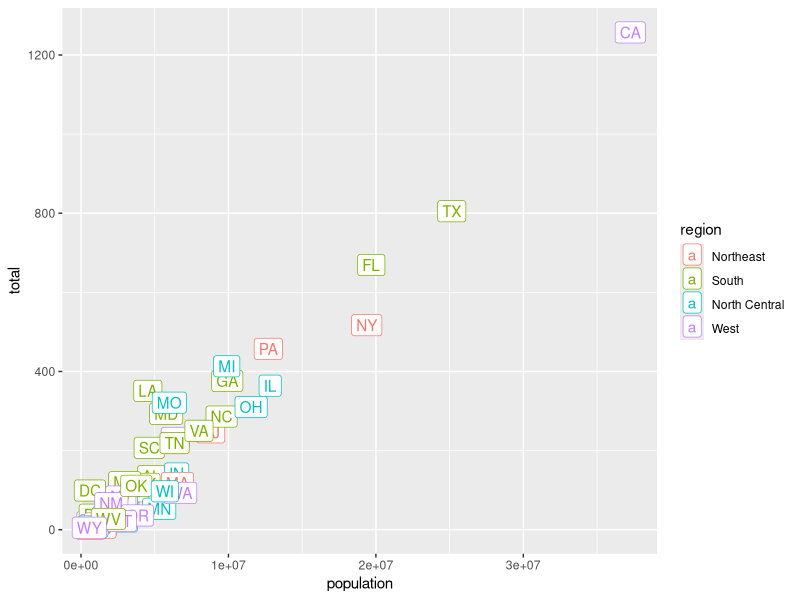
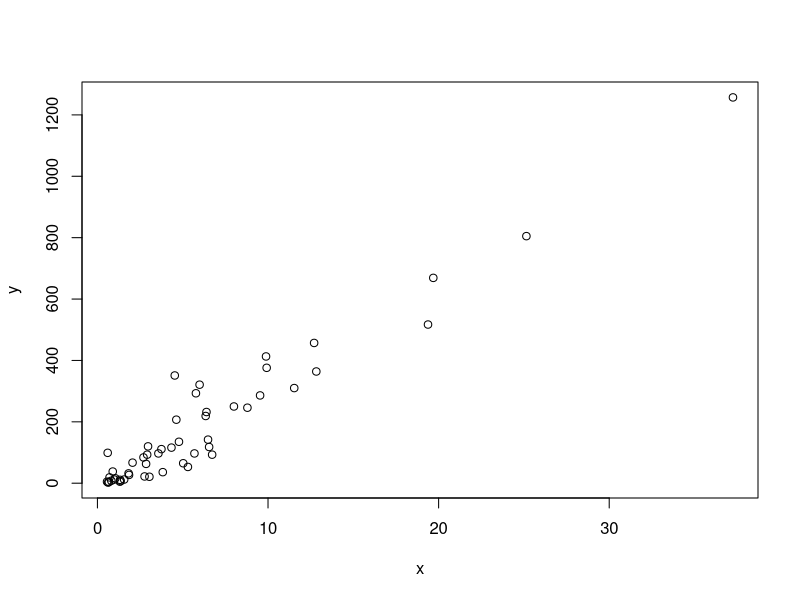
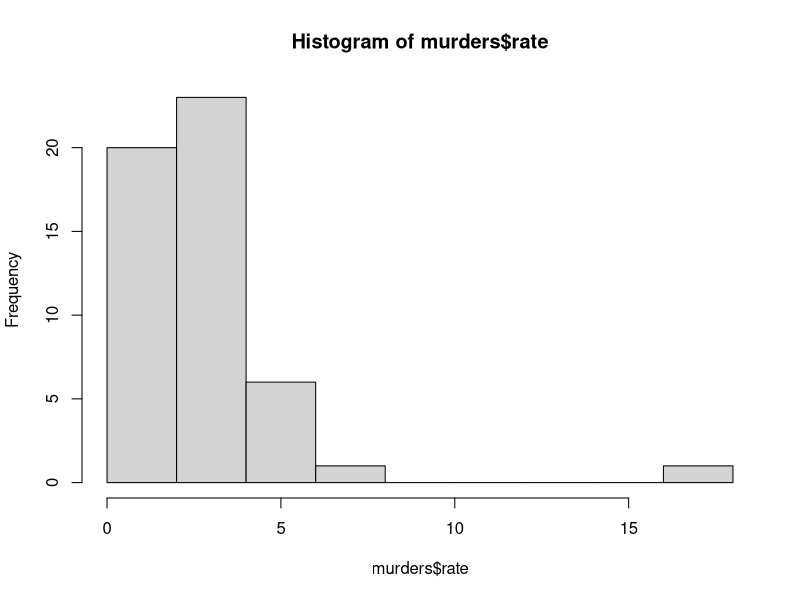
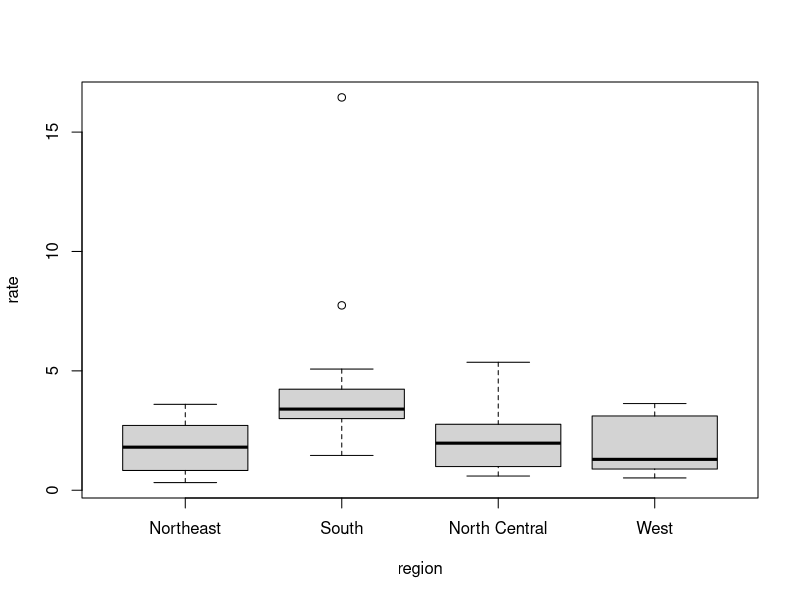
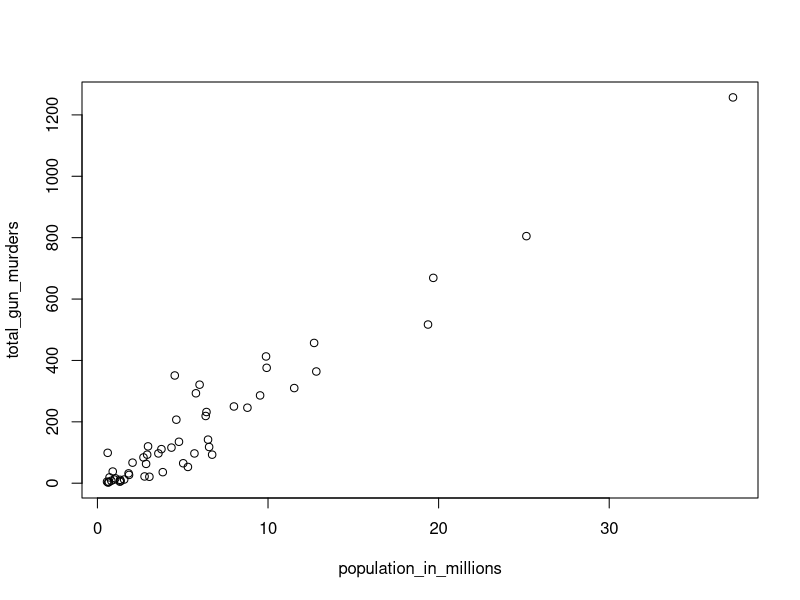
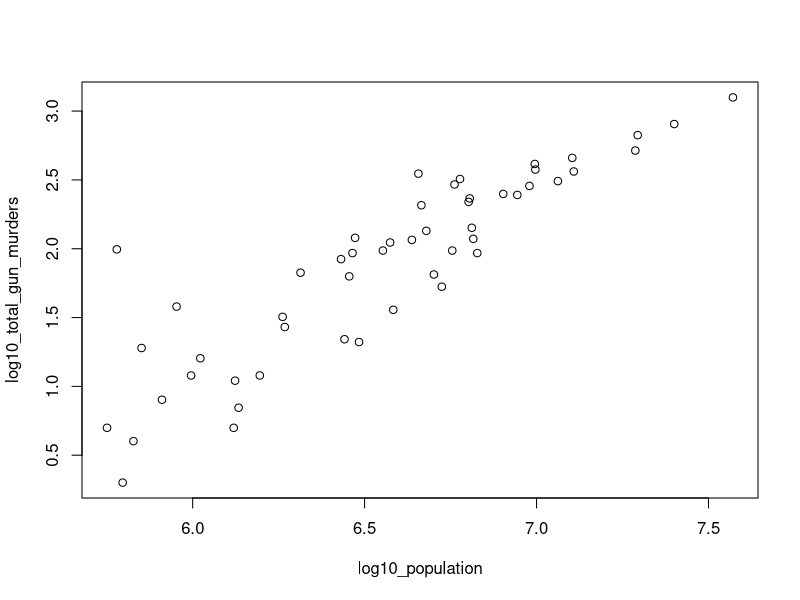
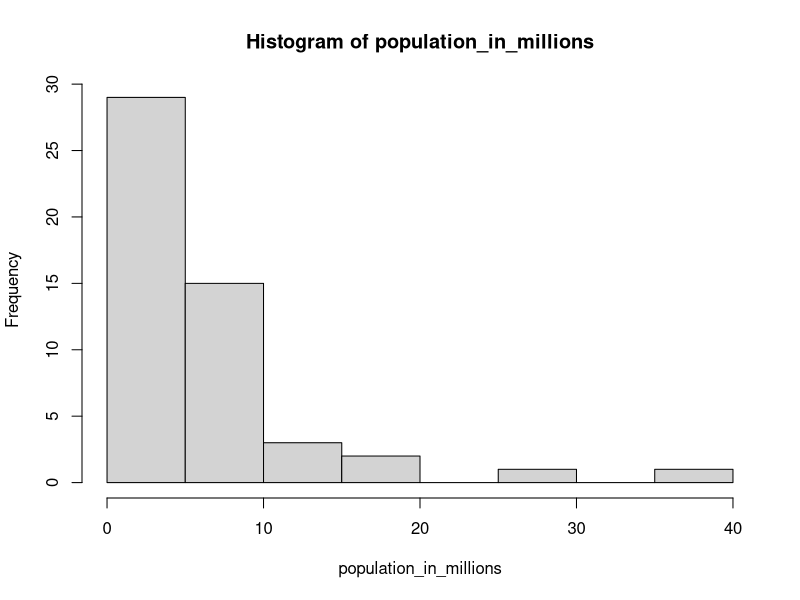
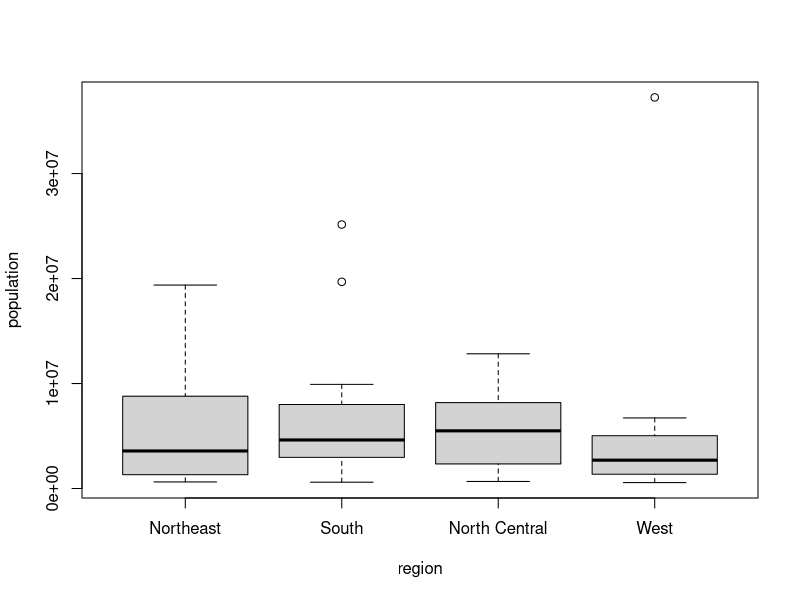

Generate these figures, in order, with R:
# installing the dslabs package
install.packages("dslabs")
# loading the dslabs package into the R session
library(dslabs)
install.packages("dslabs")  # to install a single package
install.packages("tidyverse", "dslabs") # to install two packages at the same time
installed.packages() # to see the list of all installed packages
library(tidyverse)
library(dslabs)
data(murders)

murders %>%
  ggplot(aes(population, total, label=abb, color=region)) +
  geom_label()

# assigning values to variables
a <-1
b <-1
c <--1

# solving the quadratic equation
(-b + sqrt(b^2 - 4*a*c))/(2*a)
(-b - sqrt(b^2 - 4*a*c))/(2*a)

# loading the dslabs package and the murders dataset
library(dslabs)
data(murders)

# determining that the murders dataset is of the "data frame" class
class(murders)
# finding out more about the structure of the object
str(murders)
# showing the first 6 lines of the dataset
head(murders)

# using the accessor operator to obtain the population column
murders$population
# displaying the variable names in the murders dataset
names(murders)
# determining how many entries are in a vector
pop <- murders$population
length(pop)
# vectors can be of class numeric and character
class(pop)
class(murders$state)

# logical vectors are either TRUE or FALSE
z <- 3 == 2
z
class(z)

# factors are another type of class
class(murders$region)
# obtaining the levels of a factor
levels(murders$region)

# SECTION 2
# We may create vectors of class numeric or character with the concatenate function
codes <- c(380, 124, 818)
country <- c("italy", "canada", "egypt")

# We can also name the elements of a numeric vector
# Note that the two lines of code below have the same result
codes <- c(italy = 380, canada = 124, egypt = 818)
codes <- c("italy" = 380, "canada" = 124, "egypt" = 818)

# We can also name the elements of a numeric vector using the names() function
codes <- c(380, 124, 818)
country <- c("italy","canada","egypt")
names(codes) <- country

# We can create sequences using seq
# seq(Start, End, Increment)
# integers increment by one has a short hand
seq(1,10)
seq(1, 10, 2)
1:10

# Using square brackets is useful for subsetting to access specific elements of a vector
codes[2]
codes[c(1,3)]
codes[1:2]

# If the entries of a vector are named, they may be accessed by referring to their name
codes["canada"]
codes[c("egypt","italy")]

# R coerced the data into characters. It guessed that because you put a character 
# string in the vector, you meant the 1 and 3 to actually be character strings, "1" and "3".
x <- c(1, "canada", 3)

#Sorting
library(dslabs)
data(murders)
sort(murders$total)

x <- c(31, 4, 15, 92, 65)
x
sort(x)    # puts elements in order

index <- order(x)    # returns index that will put x in order
x[index]    # rearranging by this index puts elements in order
order(x)

murders$state[1:10]
murders$abb[1:10]

index <- order(murders$total)
murders$abb[index]    # order abbreviations by total murders

max(murders$total)    # highest number of total murders
i_max <- which.max(murders$total)    # index with highest number of murders
murders$state[i_max]    # state name with highest number of total murders

x <- c(31, 4, 15, 92, 65)
x
rank(x)    # returns ranks (smallest to largest)

# Define a variable states to be the state names from the murders data frame
states <- murders$state

# Define a variable ranks to determine the population size ranks 
ranks <- rank(murders$population)

# Define a variable ind to store the indexes needed to order the population values
ind <- order(murders$population)

# Create a data frame my_df with the state name and its rank and ordered from least populous to most 
my_df <- data.frame(States = states[ind], ranks = ranks[ind])

# Using new dataset 
library(dslabs)
data(na_example)

# Checking the structure 
str(na_example)

# Find out the mean of the entire dataset 
mean(na_example)

# Use is.na to create a logical index ind that tells which entries are NA
is.na(na_example)

# Determine how many NA ind has using the sum function
sum(is.na(na_example))

# Note what we can do with the ! operator
x <- c(1, 2, 3)
ind <- c(FALSE, TRUE, FALSE)
x[!ind]

# Create the ind vector
library(dslabs)
data(na_example)
ind <- is.na(na_example)

# We saw that this gives an NA
mean(na_example)

# Compute the average, for entries of na_example that are not NA 
mean(na_example[!ind])

# The name of the state with the maximum population is found by doing the following
murders$state[which.max(murders$population)]

# how to obtain the murder rate
murder_rate <- murders$total / murders$population * 100000

# ordering the states by murder rate, in decreasing order
murders$state[order(murder_rate, decreasing=TRUE)]

# Assign city names to `city` 
city <- c("Beijing", "Lagos", "Paris", "Rio de Janeiro", "San Juan", "Toronto")

# Store temperature values in `temp`
temp <- c(35, 88, 42, 84, 81, 30)

# Convert temperature into Celsius and overwrite the original values of 'temp' with these Celsius values
temp <- 5/9 * (temp - 32)

# Create a data frame `city_temps` 
city_temps <- data.frame(City = city, Temperature = temp)

# Define an object `x` with the numbers 1 through 100
x <- 1:100
# Compute the sum 
sum(1/x^2)

# Load the data
library(dslabs)
data(murders)

# Store the per 100,000 murder rate for each state in murder_rate
murder_rate <- murders$total / murders$population * 100000

# Calculate the average murder rate in the US 
mean(murder_rate)

# defining murder rate as before
murder_rate <- murders$total / murders$population * 100000
# creating a logical vector that specifies if the murder rate in that state is less than or equal to 0.71
index <- murder_rate <= 0.71
# determining which states have murder rates less than or equal to 0.71
murders$state[index]
# calculating how many states have a murder rate less than or equal to 0.71
sum(index)

# creating the two logical vectors representing our conditions
west <- murders$region == "West"
safe <- murder_rate <= 1
# defining an index and identifying states with both conditions true
index <- safe & west
murders$state[index]

x <- c(FALSE, TRUE, FALSE, TRUE, TRUE, FALSE)
which(x)    # returns indices that are TRUE

# to determine the murder rate in Massachusetts we may do the following
index <- which(murders$state == "Massachusetts")
index
murder_rate[index]

# to obtain the indices and subsequent murder rates of New York, Florida, Texas, we do:
index <- match(c("New York", "Florida", "Texas"), murders$state)
index
murders$state[index]
murder_rate[index]

x <- c("a", "b", "c", "d", "e")
y <- c("a", "d", "f")
y %in% x

# to see if Boston, Dakota, and Washington are states
c("Boston", "Dakota", "Washington") %in% murders$state

# Store the murder rate per 100,000 for each state, in `murder_rate`
murder_rate <- murders$total / murders$population * 100000
# Store the `murder_rate < 1` in `low` 
low <- murder_rate < 1
# Get the indices of entries that are below 1
which(low)
# Names of states with murder rates lower than 1
murders$state[low]
# Create a vector ind for states in the Northeast and with murder rates lower than 1. 
ind <- murders$region == "Northeast" & low
# Names of states in `ind` 
murders$state[ind]
# Compute the average murder rate using `mean` and store it in object named `avg`
avg <- mean(murder_rate)
# How many states have murder rates below avg ? Check using sum 
sum(murder_rate<avg)
# Store the 3 abbreviations in a vector called `abbs` (remember that they are character vectors and need quotes)
abbs <- c("AK", "MI", "IA")
# Match the abbs to the murders$abb and store in ind
ind <- match(abbs,murders$abb)
# Print state names from ind
murders$state[ind]
# Store the 5 abbreviations in `abbs`. (remember that they are character vectors)
abbs <- c("MA", "ME", "MI", "MO", "MU")
# Use the %in% command to check if the entries of abbs are abbreviations in the the murders data frame
abbs%in%murders$abb
# Use the `which` command and `!` operator to find out which index abbreviations are not actually part of the dataset and store in `ind`
ind <- which(!(abbs%in%murders$abb))
# Names of abbreviations in `ind`
abbs[ind]

# Section 3.2 Data Wrangling
# installing and loading the dplyr package
install.packages("dplyr")
library(dplyr)
# adding a column with mutate
library(dslabs)
data("murders")
murders <- mutate(murders, rate = total / population * 100000)
# subsetting with filter
filter(murders, rate <= 0.71)
# selecting columns with select
new_table <- select(murders, state, region, rate)
# using the pipe
murders %>% select(state, region, rate) %>% filter(rate <= 0.71)
# creating a data frame with stringAsFactors = FALSE
grades <- data.frame(names = c("John", "Juan", "Jean", "Yao"), 
                     exam_1 = c(95, 80, 90, 85), 
                     exam_2 = c(90, 85, 85, 90),
                     stringsAsFactors = FALSE)
# Loading data
library(dslabs)
data(murders)
# Loading dplyr
library(dplyr)
# Redefine murders so that it includes a column named rate with the per 100,000 murder rates
murders <- mutate(murders, rate = total / population * 100000)
# Note that if you want ranks from highest to lowest you can take the negative and then compute the ranks 
x <- c(88, 100, 83, 92, 94)
rank(-x)
# Defining rate
rate <-  murders$total/ murders$population * 100000
# Redefine murders to include a column named rank
# with the ranks of rate from highest to lowest
murders <- mutate(murders, rank = rank(-rate))
# Use select to only show state names and abbreviations from murders
select(murders,state,abb)
# Filter to show the top 5 states with the highest murder rates
filter(murders, rank <= 5)
# Use filter to create a new data frame no_south
no_south <- filter(murders, region != "South")
# Use nrow() to calculate the number of rows
nrow(no_south)
# Create a new data frame called murders_nw with only the states from the northeast and the west
murders_nw <- filter(murders, region %in% c("Northeast", "West"))
# Number of states (rows) in this category 
nrow(murders_nw)
# Create a table, call it my_states, that satisfies both the conditions 
my_states <- filter(murders, region %in% c("Northeast", "West") & rate < 1)
# Use select to show only the state name, the murder rate and the rank
select(my_states, state, rate, rank)
# show the result and only include the state, rate, and rank columns, all in one line, in that order
murders  %>% filter(region %in% c("Northeast", "West") & rate < 1) %>% select(state,rate,rank)
# Create new data frame called my_states (with specifications in the instructions)
my_states <- murders %>% mutate(rate =  total / population * 100000, rank = rank(-rate)) %>% filter(region %in% c("Northeast", "West") & rate < 1) %>% select(state,rate,rank)

#section 3.3 basic plots
library(dplyr)
library(dslabs)
data("murders")
# a simple scatterplot of total murders versus population
x <- murders$population /10^6
y <- murders$total
plot(x, y)
# a histogram of murder rates
murders <- mutate(murders, rate = total / population * 100000)
hist(murders$rate)
# boxplots of murder rates by region
boxplot(rate~region, data = murders)
# Load the datasets and define some variables
library(dslabs)
data(murders)
population_in_millions <- murders$population/10^6
total_gun_murders <- murders$total
plot(population_in_millions, total_gun_murders)
# Transform population (not population in millions) using the log10 transformation and save to object log10_population
log10_population <- log10(murders$population)
# Transform total gun murders using log10 transformation and save to object log10_total_gun_murders
log10_total_gun_murders <- log10(murders$total)
# Create a scatterplot with the log scale transformed population and murders 
plot(log10_population, log10_total_gun_murders)
# Create a histogram of this variable
hist(population_in_millions)
# Create a boxplot of state populations by region for the murders dataset
boxplot(population~region, data=murders)

#section 4 Programming Basics
# an example showing the general structure of an if-else statement
a <- 0
if(a!=0){
  print(1/a)
} else{
  print("No reciprocal for 0.")
}
# an example that tells us which states, if any, have a murder rate less than 0.5
library(dslabs)
data(murders)
murder_rate <- murders$total / murders$population*100000
ind <- which.min(murder_rate)
if(murder_rate[ind] < 0.5){
  print(murders$state[ind]) 
} else{
  print("No state has murder rate that low")
}
# changing the condition to < 0.25 changes the result
if(murder_rate[ind] < 0.25){
  print(murders$state[ind]) 
} else{
  print("No state has a murder rate that low.")
}
# the ifelse() function works similarly to an if-else conditional
a <- 0
ifelse(a > 0, 1/a, NA)
# the ifelse() function is particularly useful on vectors
a <- c(0,1,2,-4,5)
result <- ifelse(a > 0, 1/a, NA)
# the ifelse() function is also helpful for replacing missing values
data(na_example)
no_nas <- ifelse(is.na(na_example), 0, na_example) 
sum(is.na(no_nas))
# the any() and all() functions evaluate logical vectors
z <- c(TRUE, TRUE, FALSE)
any(z)
all(z)
# example of defining a function to compute the average of a vector x
avg <- function(x){
  s <- sum(x)
  n <- length(x)
  s/n
}
# we see that the above function and the pre-built R mean() function are identical
x <- 1:100
identical(mean(x), avg(x))
# variables inside a function are not defined in the workspace
s <- 3
avg(1:10)
s
# the general form of a function
#my_function <- function(VARIABLE_NAME){
#  perform operations on VARIABLE_NAME and calculate VALUE
#  VALUE
#}
# functions can have multiple arguments as well as default values
avg <- function(x, arithmetic = TRUE){
  n <- length(x)
  ifelse(arithmetic, sum(x)/n, prod(x)^(1/n))
}
# creating a function that computes the sum of integers 1 through n
compute_s_n <- function(n){
  x <- 1:n
  sum(x)
}
# a very simple for-loop
for(i in 1:5){
  print(i)
}
# a for-loop for our summation
m <- 25
s_n <- vector(length = m) # create an empty vector
for(n in 1:m){
  s_n[n] <- compute_s_n(n)
}
# creating a plot for our summation function
n <- 1:m
plot(n, s_n)
# a table of values comparing our function to the summation formula
head(data.frame(s_n = s_n, formula = n*(n+1)/2))
# overlaying our function with the summation formula
plot(n, s_n)
lines(n, n*(n+1)/2)
# Assign the state abbreviation when the state name is longer than 8 characters 
new_names <- ifelse(nchar(murders$state) > 8, murders$abb, murders$state)
# Create function called `sum_n`
sum_n <- function(n){
  sum(1:n)
}
# Use the function to determine the sum of integers from 1 to 5000
sum_n(5000)
# Create `altman_plot` 
altman_plot <- function(x,y){
  plot(x+y,y-x)
}
# Run this code 
x <- 3
my_func <- function(y){
  x <- 5
  y+5
}
# Print the value of x 
print(x)
# Here is an example of a function that adds numbers from 1 to n
example_func <- function(n){
  x <- 1:n
  sum(x)
}
# Here is the sum of the first 100 numbers
example_func(100)
# Write a function compute_s_n with argument n that for any given n computes the sum of 1 + 2^2 + ...+ n^2
compute_s_n <- function(n){
  x <- (1:n)^2
  sum(x)
}
# Report the value of the sum when n=10
compute_s_n(10)
# Define a function and store it in `compute_s_n`
compute_s_n <- function(n){
  x <- 1:n
  sum(x^2)
}
# Create a vector for storing results
s_n <- vector("numeric", 25)
# write a for-loop to store the results in s_n
n <- 25
for(i in 1:n){
  s_n[i] <- compute_s_n(i)
}
# Define the vector of n
n <- 1:25
# Define the vector to store data
s_n <- vector("numeric", 25)
for(i in n){
  s_n[i] <- compute_s_n(i)
}
#  Create the plot 
plot(n,s_n)
# Define the function
compute_s_n <- function(n){
  x <- 1:n
  sum(x^2)
}
# Define the vector of n
n <- 1:25

# Define the vector to store data
s_n <- vector("numeric", 25)
for(i in n){
  s_n[i] <- compute_s_n(i)
}
# Check that s_n is identical to the formula given in the instructions.
identical(s_n,n*(n+1)*(2*n+1)/6)
